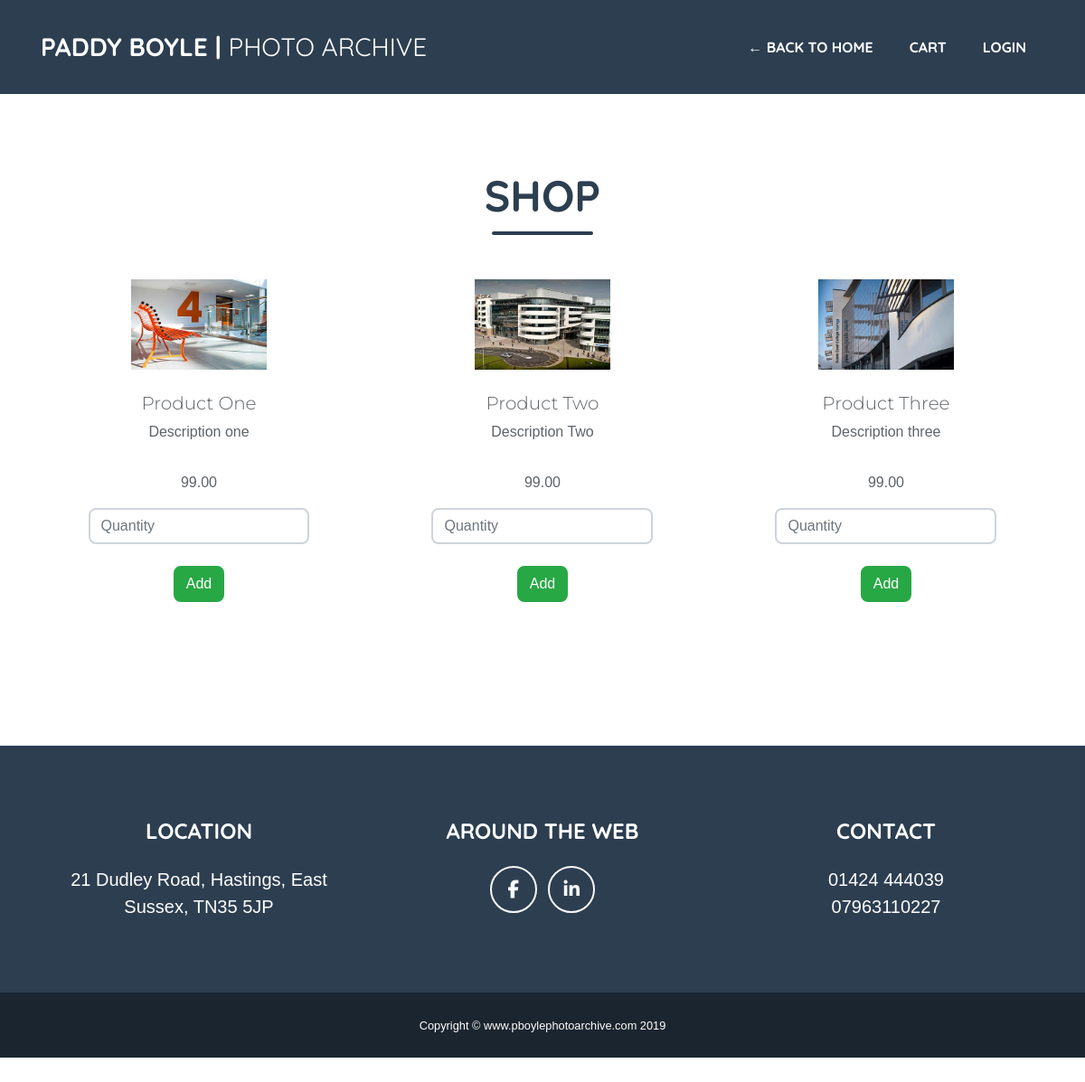
Screenshot of /products/ with the database file from the repository.
### products/models.py (models this page shows, shortened)
class Product(models.Model):
    name = models.CharField(max_length=254, default='')
    description = models.TextField()
    price = models.DecimalField(max_digits=6, decimal_places=2)
    image = models.ImageField(upload_to='images')

### products/views.py (the view)
def all_products(request):
    products = Product.objects.all()
    return render(request, "app_001/products.html", {'products': products})

### cart/contexts.py (called while the page is built)
def cart_contents(request):
    cart = request.session.get('cart', {})
    cart_items = []
    total = 0
    product_count = 0
    for id, quantity in cart.items():
        product = get_object_or_404(Product, pk=id)
        total += quantity * product.price
        product_count += quantity
        cart_items.append({'id': id, 'quantity': quantity, 'product': product})
    return {'cart_items': cart_items, 'total': total, 'product_count': product_count}

### templates/app_001/products.html (shortened to what this page needs)
{% extends 'app_001/base_003.html' %}
{% block body_block %}
<section class="page-section about" id="architecture">
    <div class="container">
        <h2 class="cat-heading page-section-heading text-center text-uppercase text-secondary mb-0">Shop</h2>
        <div class="divider-custom">
            <div class="divider-custom-line"></div>
        </div>
    <div class="row">
{% for product in products %}
        <figure class="col-xs-12 col-sm-12 col-md-6 col-lg-4 col-xl-4">
            <div id="wrapper-002">
                <div class="product" style="background-image: url('{{ MEDIA_URL }}{{ product.image }}')"></div>
                <h3 class="text-002 lead">{{product.name}}</h3>
                <p class="product-description">{{ product.description }}</p>
                <p>{{ product.price }}</p>
                <form method="post" action="{% url 'add_to_cart' product.id %}">
                    <div class="form-group">
                    <div class="input-group-001">
                        <input name="quantity" type="number" min="1" max="999" class="form-control" placeholder="Quantity"><br>
                        <span class="input-group-btn">
                            <button class="btn btn-success" type="submit">Add</button><br>
                        </span><br>
                    </div>
                </div>
                </form>
            </div>
        </figure>
     {% endfor %}
     </div>
     <br><br>
</div>
{% endblock %}

### templates/app_001/base_003.html (shortened to what this page needs)
<!DOCTYPE html>
{% load staticfiles %}
<html lang="en">
<head>
    <link href="{% static "vendor/fontawesome-free/css/all.min.css" %}" rel="stylesheet"
        type="text/css">
    <link href="{% static "css/freelancer.min.css" %}" rel="stylesheet">
    <link href="{% static "css/custom.css" %}" rel="stylesheet">
    <link rel="stylesheet" href="{% static 'font-awesome/css/font-awesome.min.css' %}">
</head>
<body id="page-top">
    <nav class="navbar navbar-expand-lg bg-secondary text-uppercase fixed-top" id="mainNav">
        <div class="container">
            <a class="navbar-brand js-scroll-trigger" href="{% url 'index' %}">Paddy Boyle |
                <span>Photo Archive</span></a>
            <div class="collapse navbar-collapse" id="navbarResponsive">
                <ul class="navbar-nav ml-auto">
                    <li class="nav-item mx-0 mx-lg-1">
                        <a class="nav-link py-3 px-0 px-lg-3 rounded js-scroll-trigger" href="{% url 'index' %}">&larr; Back to home</a>
                    </li>
                    <li class="nav-item mx-0 mx-lg-1">
                        <a class="nav-link py-3 px-0 px-lg-3 rounded js-scroll-trigger" href="{% url 'view_cart' %}">Cart
                        </a>
                    </li>
                    {% if user.is_authenticated %}
                    <li class="nav-item mx-0 mx-lg-1">
                        <a class="nav-link py-3 px-0 px-lg-3 rounded js-scroll-trigger" href="{% url 'logout' %}">Logout</a>
                    </li>
                    {% else %}
                    <li class="nav-item mx-0 mx-lg-1">
                        <a class="nav-link py-3 px-0 px-lg-3 rounded js-scroll-trigger" href="{% url 'app_001:user_login' %}">Login</a>
                    </li>
                    {% endif %}
                </ul>
            </div>
        </div>
    </nav>
    {% block body_block %}{% endblock %}
    <footer class="footer text-center">
        <div class="container">
            <div class="row">
                <div class="col-lg-4 mb-5 mb-lg-0">
                    <h4 class="location text-uppercase mb-4">Location</h4>
                    <p class="lead mb-0">21 Dudley Road, Hastings, East Sussex, TN35 5JP</p>
                </div>
                <div class="col-lg-4 mb-5 mb-lg-0">
                    <h4 class="location text-uppercase mb-4">Around the Web</h4>
                    <a class="btn btn-outline-light btn-social mx-1" href="https://www.facebook.com/paddy.boyle.1614">
                        <i class="fab fa-fw fa-facebook-f"></i>
                    </a>
                    <a class="btn btn-outline-light btn-social mx-1"
                        href="https://www.linkedin.com/in/pboylephotography/">
                        <i class="fab fa-fw fa-linkedin-in"></i>
                    </a>
                </div>
                <div class="col-lg-4">
                    <h4 class="location text-uppercase mb-4">Contact</h4>
                    <p class="lead mb-0">01424 444039
                        <br>
                        07963110227
                    </p>
                </div>
            </div>
        </div>
    </footer>
    <section class="copyright py-4 text-center text-white">
        <div class="container">
            <small>Copyright &copy; www.pboylephotoarchive.com 2019</small>
        </div>
    </section>
</body>
</html>

### static/css/custom.css (style rules this page uses)
body { font-family: Arial; padding-top: 100px; }
footer { margin-top: 40px; padding-top: 20px; padding-bottom: 20px; border-top: 1px solid #ededed; color: #A9A9A9; }
.product { background-size: contain; background-position: center center; background-repeat: no-repeat; width: 150px; height: 150px; margin: 0 auto; }
.product-description { min-height: 40px; }
.input-group-001 { width: 70%; text-align: center; margin: auto; }

### rows the page displays
Product: image (picture), name "Product One", description "Description one", price "99.00"
Product: image (picture), name "Product Two", description "Description Two", price "99.00"
Product: image (picture), name "Product Three", description "Description three", price "99.00"
